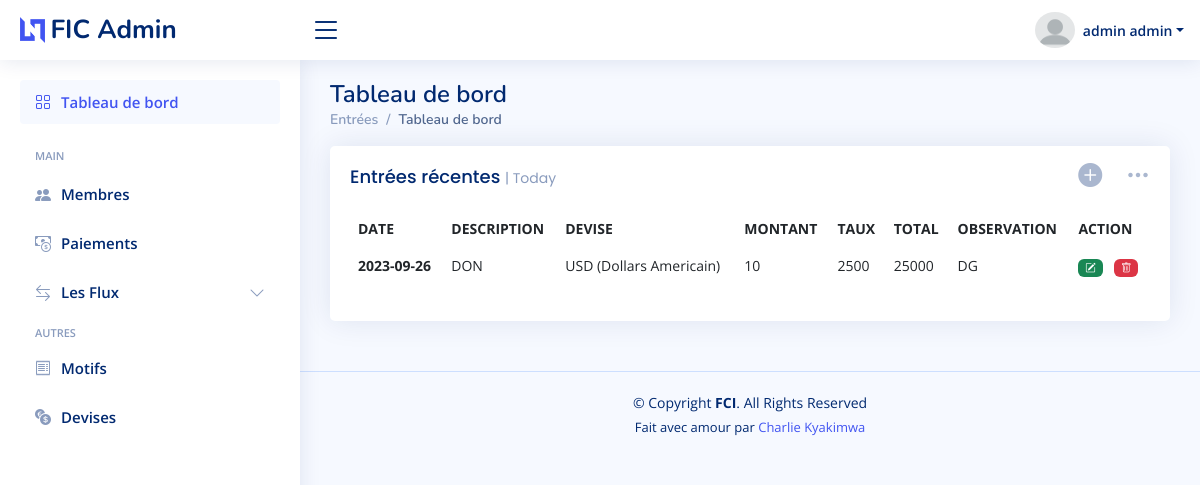
/admin/entries.php (signed in), run on the app's committed database.
### tables this page shows
CREATE TABLE `entree` (
  `ID` int(11) NOT NULL,
  `DATE_ENTREE` date NOT NULL,
  `DESCRIPTION` text NOT NULL,
  `OBSERVATION` text NOT NULL,
  `VISIBLE` int(11) NOT NULL,
  `devise` int(11) DEFAULT NULL,
  `taux` decimal(10,0) DEFAULT NULL,
  `MONTANT` decimal(10,0) DEFAULT NULL
);

CREATE TABLE `devise` (
  `id` int(11) NOT NULL,
  `description` text DEFAULT NULL,
  `taux` decimal(10,0) DEFAULT NULL,
  `visible` int(11) DEFAULT NULL,
  `statuts` int(11) DEFAULT 0
);

### admin/entries.php (called while the page is built, shortened)
<?php require_once 'includes/entries.php' ?>
<?php require('../templates/adminLayout.php') ?>

### Class/entree.php (called while the page is built, shortened)
<?php
class entree
{
    public function afficherall()
    {
        $con = new Database();
        $connect = $con->open();
        try {
            $stmt = $connect->prepare("SELECT  entree.ID as id,entree.DATE_ENTREE as ddate,entree.DESCRIPTION as description, devise.description as devise, entree.MONTANT as montant,entree.taux as taux,entree.OBSERVATION as observation,(entree.MONTANT * entree.taux) AS total  FROM entree inner JOIN devise on entree.devise=devise.id WHERE entree.VISIBLE=?");
            $stmt->execute([$this->visible = 1]);
            return $stmt->fetchAll();
        } catch (Exception $e) {
            return $e->getMessage();
        }
    }
}

### admin/includes/entries.php (the view, shortened to what this page needs)
<?php
require_once("../Class/entree.php");
$data = new entree();
$all = $data->afficherall();
?>
<div class="col-lg-12">
    <div class="row">
        <div class="col-12">
            <div class="card recent-sales overflow-auto">
                <?php
                if ($_SESSION['ROLE'] != 0) {
                ?>
                <div class="filter">
                    <a class="icon " data-bs-toggle="modal" data-bs-target="#exampleModal"><i
                            class="bi bi-plus-circle-fill h4"></i></a>
                    <a class="icon" href="#" data-bs-toggle="dropdown"><i class="bi bi-three-dots h4"></i></a>
                </div>
                <?php
                }
                ?>
                <div class="card-body">
                    <h5 class="card-title">Entrées récentes <span>| Today</span></h5>
                    <table class="table table-borderless datatable">
                        <thead>
                            <tr>
                                <th scope="col">DATE</th>
                                <th scope="col">DESCRIPTION</th>
                                <th scope="col">DEVISE</th>
                                <th scope="col">MONTANT</th>
                                <th scope="col">TAUX</th>
                                <th scope="col">TOTAL</th>
                                <th scope="col">OBSERVATION</th>
                                <?php
                                if ($_SESSION['ROLE'] != 0) {
                                ?>
                                <th scope="col">ACTION</th>
                                <?php
                                }
                                ?>
                            </tr>
                        </thead>
                        <tbody>
                            <?php
                            foreach ($all as $key => $val) { ?>
                            <tr>
                                <th><?= $val['ddate'] ?></th>
                                <td><?= $val['description'] ?></td>
                                <td><?= $val['devise'] ?></td>
                                <td><?= $val['montant'] ?></td>
                                <td><?= $val['taux'] ?></td>
                                <td><?= $val['total'] ?></td>
                                <td><?= $val['observation'] ?></td>
                                <?php
                                    if ($_SESSION['ROLE'] != 0) {
                                    ?>
                                <td>
                                    <a href=" ./upentree.php?id=<?= $val['id'] ?>">
                                        <span class="badge bg-success ms-0">
                                            <i class="bi bi-pencil-square fa-lg "></i>
                                        </span>
                                    </a>
                                    <a href="../admin/processing/deleteentree.php?id=<?= $val['id'] ?>">
                                        <span class="badge bg-danger ms-2">
                                            <i class="bi bi-trash fa-lg "></i>
                                        </span>
                                    </a>
                                </td>
                                <?php
                                    }
                                    ?>
                            </tr>
                            <?php
                            }
                            ?>
                        </tbody>
                    </table>
                </div>
            </div>
        </div>
    </div>
</div>

### assets/css/style.css (style rules this page uses)
:root { scroll-behavior: smooth; }
body { font-family: "Open Sans", sans-serif; background: #f6f9ff; color: #444444; }
a { color: #4154f1; text-decoration: none; }
h1, h2, h3, h4, h5, h6 { font-family: "Nunito", sans-serif; }
.card { margin-bottom: 30px; border: none; border-radius: 5px; box-shadow: 0px 0 30px rgba(1, 41, 112, 0.1); }
.card-title { padding: 20px 0 15px 0; font-size: 18px; font-weight: 500; color: #012970; font-family: "Poppins", sans-serif; }
.card-title span { color: #899bbd; font-size: 14px; font-weight: 400; }
.card-body { padding: 0 20px 20px 20px; }
.dashboard .filter { position: absolute; right: 0px; top: 15px; }
.dashboard .filter .icon { color: #aab7cf; padding-right: 20px; padding-bottom: 5px; transition: 0.3s; font-size: 16px; }
.dashboard .recent-sales { font-size: 14px; }
.dashboard .recent-sales .table thead { background: #f6f6fe; }
.dashboard .recent-sales .table thead th { border: 0; }

### data on the page
entree: DATE_ENTREE "2023-09-26", DESCRIPTION "DON", devise.description "USD (Dollars Americain)", MONTANT "10", taux "2500", total "25000", OBSERVATION "DG"

### other printed values
$_SESSION['POSTNOM'] "admin"
$_SESSION['PRENOM'] "admin"
$pageTitle "Entrées"
